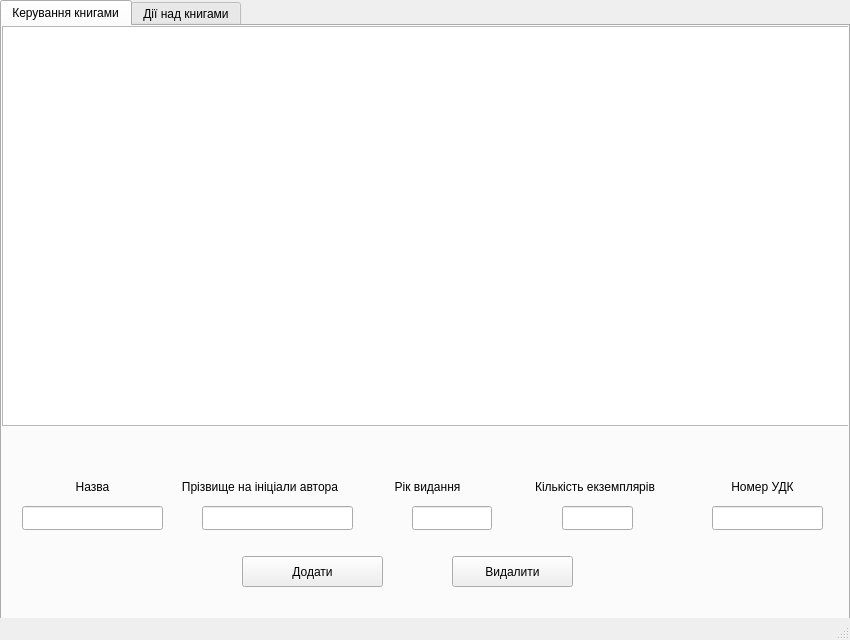
<?xml version="1.0" encoding="UTF-8"?>
<ui version="4.0">
 <class>Library</class>
 <widget class="QMainWindow" name="Library">
  <property name="geometry">
   <rect>
    <x>0</x>
    <y>0</y>
    <width>850</width>
    <height>640</height>
   </rect>
  </property>
  <property name="minimumSize">
   <size>
    <width>850</width>
    <height>640</height>
   </size>
  </property>
  <property name="maximumSize">
   <size>
    <width>850</width>
    <height>640</height>
   </size>
  </property>
  <property name="windowTitle">
   <string>Library</string>
  </property>
  <widget class="QWidget" name="centralwidget">
   <widget class="QTabWidget" name="tabWidget">
    <property name="geometry">
     <rect>
      <x>0</x>
      <y>0</y>
      <width>850</width>
      <height>650</height>
     </rect>
    </property>
    <property name="font">
     <font>
      <pointsize>9</pointsize>
     </font>
    </property>
    <property name="tabPosition">
     <enum>QTabWidget::North</enum>
    </property>
    <property name="tabShape">
     <enum>QTabWidget::Rounded</enum>
    </property>
    <property name="currentIndex">
     <number>0</number>
    </property>
    <property name="elideMode">
     <enum>Qt::ElideNone</enum>
    </property>
    <widget class="QWidget" name="tab">
     <attribute name="title">
      <string>Керування книгами</string>
     </attribute>
     <widget class="QTableWidget" name="tableWidget">
      <property name="geometry">
       <rect>
        <x>0</x>
        <y>0</y>
        <width>850</width>
        <height>400</height>
       </rect>
      </property>
      <property name="maximumSize">
       <size>
        <width>850</width>
        <height>400</height>
       </size>
      </property>
     </widget>
     <widget class="QLineEdit" name="nameLE">
      <property name="geometry">
       <rect>
        <x>20</x>
        <y>480</y>
        <width>141</width>
        <height>24</height>
       </rect>
      </property>
      <property name="alignment">
       <set>Qt::AlignCenter</set>
      </property>
     </widget>
     <widget class="QLineEdit" name="yearLE">
      <property name="geometry">
       <rect>
        <x>410</x>
        <y>480</y>
        <width>80</width>
        <height>24</height>
       </rect>
      </property>
      <property name="alignment">
       <set>Qt::AlignCenter</set>
      </property>
     </widget>
     <widget class="QLineEdit" name="countLE">
      <property name="geometry">
       <rect>
        <x>560</x>
        <y>480</y>
        <width>71</width>
        <height>24</height>
       </rect>
      </property>
      <property name="alignment">
       <set>Qt::AlignCenter</set>
      </property>
     </widget>
     <widget class="QLineEdit" name="authorLE">
      <property name="geometry">
       <rect>
        <x>200</x>
        <y>480</y>
        <width>151</width>
        <height>24</height>
       </rect>
      </property>
      <property name="alignment">
       <set>Qt::AlignCenter</set>
      </property>
     </widget>
     <widget class="QLineEdit" name="udkLE">
      <property name="geometry">
       <rect>
        <x>710</x>
        <y>480</y>
        <width>111</width>
        <height>24</height>
       </rect>
      </property>
      <property name="alignment">
       <set>Qt::AlignCenter</set>
      </property>
     </widget>
     <widget class="QPushButton" name="addBtn">
      <property name="geometry">
       <rect>
        <x>240</x>
        <y>530</y>
        <width>141</width>
        <height>31</height>
       </rect>
      </property>
      <property name="text">
       <string>Додати</string>
      </property>
     </widget>
     <widget class="QPushButton" name="delBtn">
      <property name="geometry">
       <rect>
        <x>450</x>
        <y>530</y>
        <width>121</width>
        <height>31</height>
       </rect>
      </property>
      <property name="text">
       <string>Видалити</string>
      </property>
     </widget>
     <widget class="QWidget" name="">
      <property name="geometry">
       <rect>
        <x>10</x>
        <y>440</y>
        <width>831</width>
        <height>41</height>
       </rect>
      </property>
      <layout class="QHBoxLayout" name="horizontalLayout">
       <item>
        <widget class="QLabel" name="label">
         <property name="font">
          <font>
           <pointsize>9</pointsize>
          </font>
         </property>
         <property name="text">
          <string>Назва</string>
         </property>
         <property name="alignment">
          <set>Qt::AlignCenter</set>
         </property>
        </widget>
       </item>
       <item>
        <widget class="QLabel" name="label_2">
         <property name="font">
          <font>
           <pointsize>9</pointsize>
          </font>
         </property>
         <property name="text">
          <string>Прізвище на ініціали автора</string>
         </property>
         <property name="alignment">
          <set>Qt::AlignCenter</set>
         </property>
        </widget>
       </item>
       <item>
        <widget class="QLabel" name="label_4">
         <property name="font">
          <font>
           <pointsize>9</pointsize>
          </font>
         </property>
         <property name="text">
          <string>Рік видання</string>
         </property>
         <property name="alignment">
          <set>Qt::AlignCenter</set>
         </property>
        </widget>
       </item>
       <item>
        <widget class="QLabel" name="label_5">
         <property name="font">
          <font>
           <pointsize>9</pointsize>
          </font>
         </property>
         <property name="text">
          <string>Кількість екземплярів</string>
         </property>
         <property name="alignment">
          <set>Qt::AlignCenter</set>
         </property>
        </widget>
       </item>
       <item>
        <widget class="QLabel" name="label_3">
         <property name="font">
          <font>
           <pointsize>9</pointsize>
          </font>
         </property>
         <property name="text">
          <string>Номер УДК</string>
         </property>
         <property name="alignment">
          <set>Qt::AlignCenter</set>
         </property>
        </widget>
       </item>
      </layout>
     </widget>
    </widget>
    <widget class="QWidget" name="tab_2">
     <attribute name="title">
      <string>Дії над книгами</string>
     </attribute>
     <widget class="QLabel" name="label_6">
      <property name="geometry">
       <rect>
        <x>380</x>
        <y>70</y>
        <width>91</width>
        <height>20</height>
       </rect>
      </property>
      <property name="font">
       <font>
        <pointsize>10</pointsize>
       </font>
      </property>
      <property name="text">
       <string>Номер УДК</string>
      </property>
     </widget>
     <widget class="QLineEdit" name="udkNumLE">
      <property name="geometry">
       <rect>
        <x>320</x>
        <y>100</y>
        <width>191</width>
        <height>31</height>
       </rect>
      </property>
      <property name="alignment">
       <set>Qt::AlignCenter</set>
      </property>
     </widget>
     <widget class="QLabel" name="allLb">
      <property name="geometry">
       <rect>
        <x>460</x>
        <y>130</y>
        <width>51</width>
        <height>21</height>
       </rect>
      </property>
      <property name="text">
       <string/>
      </property>
      <property name="alignment">
       <set>Qt::AlignLeading|Qt::AlignLeft|Qt::AlignVCenter</set>
      </property>
     </widget>
     <widget class="QPushButton" name="getBtn">
      <property name="geometry">
       <rect>
        <x>240</x>
        <y>160</y>
        <width>151</width>
        <height>51</height>
       </rect>
      </property>
      <property name="text">
       <string>Отримати книгу</string>
      </property>
     </widget>
     <widget class="QPushButton" name="setBtn">
      <property name="geometry">
       <rect>
        <x>440</x>
        <y>160</y>
        <width>161</width>
        <height>51</height>
       </rect>
      </property>
      <property name="text">
       <string>Повернути книгу</string>
      </property>
     </widget>
     <widget class="QLabel" name="label_7">
      <property name="geometry">
       <rect>
        <x>330</x>
        <y>250</y>
        <width>191</width>
        <height>31</height>
       </rect>
      </property>
      <property name="font">
       <font>
        <pointsize>18</pointsize>
       </font>
      </property>
      <property name="text">
       <string>Пошук книги</string>
      </property>
     </widget>
     <widget class="QLabel" name="label_8">
      <property name="geometry">
       <rect>
        <x>380</x>
        <y>300</y>
        <width>91</width>
        <height>20</height>
       </rect>
      </property>
      <property name="font">
       <font>
        <pointsize>10</pointsize>
       </font>
      </property>
      <property name="text">
       <string>Номер УДК</string>
      </property>
     </widget>
     <widget class="QLineEdit" name="udkSearchLE">
      <property name="geometry">
       <rect>
        <x>320</x>
        <y>330</y>
        <width>191</width>
        <height>31</height>
       </rect>
      </property>
      <property name="alignment">
       <set>Qt::AlignCenter</set>
      </property>
     </widget>
     <widget class="QPushButton" name="searchBtn">
      <property name="geometry">
       <rect>
        <x>340</x>
        <y>380</y>
        <width>151</width>
        <height>41</height>
       </rect>
      </property>
      <property name="text">
       <string>Знайти</string>
      </property>
     </widget>
     <widget class="QLabel" name="nameLb">
      <property name="geometry">
       <rect>
        <x>50</x>
        <y>510</y>
        <width>191</width>
        <height>20</height>
       </rect>
      </property>
      <property name="text">
       <string/>
      </property>
      <property name="alignment">
       <set>Qt::AlignCenter</set>
      </property>
     </widget>
     <widget class="QLabel" name="authorLb">
      <property name="geometry">
       <rect>
        <x>260</x>
        <y>510</y>
        <width>141</width>
        <height>21</height>
       </rect>
      </property>
      <property name="text">
       <string/>
      </property>
      <property name="alignment">
       <set>Qt::AlignCenter</set>
      </property>
     </widget>
     <widget class="QLabel" name="yearLb">
      <property name="geometry">
       <rect>
        <x>460</x>
        <y>510</y>
        <width>101</width>
        <height>20</height>
       </rect>
      </property>
      <property name="text">
       <string/>
      </property>
      <property name="alignment">
       <set>Qt::AlignCenter</set>
      </property>
     </widget>
     <widget class="QLabel" name="numberLb">
      <property name="geometry">
       <rect>
        <x>630</x>
        <y>510</y>
        <width>141</width>
        <height>16</height>
       </rect>
      </property>
      <property name="text">
       <string/>
      </property>
      <property name="alignment">
       <set>Qt::AlignCenter</set>
      </property>
     </widget>
     <widget class="QLabel" name="label_9">
      <property name="geometry">
       <rect>
        <x>320</x>
        <y>130</y>
        <width>141</width>
        <height>20</height>
       </rect>
      </property>
      <property name="font">
       <font>
        <pointsize>9</pointsize>
       </font>
      </property>
      <property name="text">
       <string>Всього у наявності:</string>
      </property>
      <property name="alignment">
       <set>Qt::AlignCenter</set>
      </property>
     </widget>
     <widget class="QLabel" name="label_10">
      <property name="geometry">
       <rect>
        <x>200</x>
        <y>10</y>
        <width>451</width>
        <height>41</height>
       </rect>
      </property>
      <property name="font">
       <font>
        <pointsize>18</pointsize>
       </font>
      </property>
      <property name="text">
       <string>Отримання та повернення книг</string>
      </property>
     </widget>
     <widget class="QWidget" name="">
      <property name="geometry">
       <rect>
        <x>59</x>
        <y>460</y>
        <width>731</width>
        <height>26</height>
       </rect>
      </property>
      <layout class="QHBoxLayout" name="horizontalLayout_2">
       <item>
        <widget class="QLabel" name="nameLb_2">
         <property name="font">
          <font>
           <pointsize>12</pointsize>
          </font>
         </property>
         <property name="text">
          <string>Назва</string>
         </property>
         <property name="alignment">
          <set>Qt::AlignCenter</set>
         </property>
        </widget>
       </item>
       <item>
        <widget class="QLabel" name="nameLb_3">
         <property name="font">
          <font>
           <pointsize>12</pointsize>
          </font>
         </property>
         <property name="text">
          <string>Автор</string>
         </property>
         <property name="alignment">
          <set>Qt::AlignCenter</set>
         </property>
        </widget>
       </item>
       <item>
        <widget class="QLabel" name="nameLb_4">
         <property name="font">
          <font>
           <pointsize>12</pointsize>
          </font>
         </property>
         <property name="text">
          <string>Рік видання</string>
         </property>
         <property name="alignment">
          <set>Qt::AlignCenter</set>
         </property>
        </widget>
       </item>
       <item>
        <widget class="QLabel" name="nameLb_5">
         <property name="font">
          <font>
           <pointsize>12</pointsize>
          </font>
         </property>
         <property name="text">
          <string>В наявності</string>
         </property>
         <property name="alignment">
          <set>Qt::AlignCenter</set>
         </property>
        </widget>
       </item>
      </layout>
     </widget>
    </widget>
   </widget>
  </widget>
  <widget class="QMenuBar" name="menubar">
   <property name="geometry">
    <rect>
     <x>0</x>
     <y>0</y>
     <width>850</width>
     <height>25</height>
    </rect>
   </property>
  </widget>
  <widget class="QStatusBar" name="statusbar"/>
 </widget>
 <resources/>
 <connections/>
</ui>
